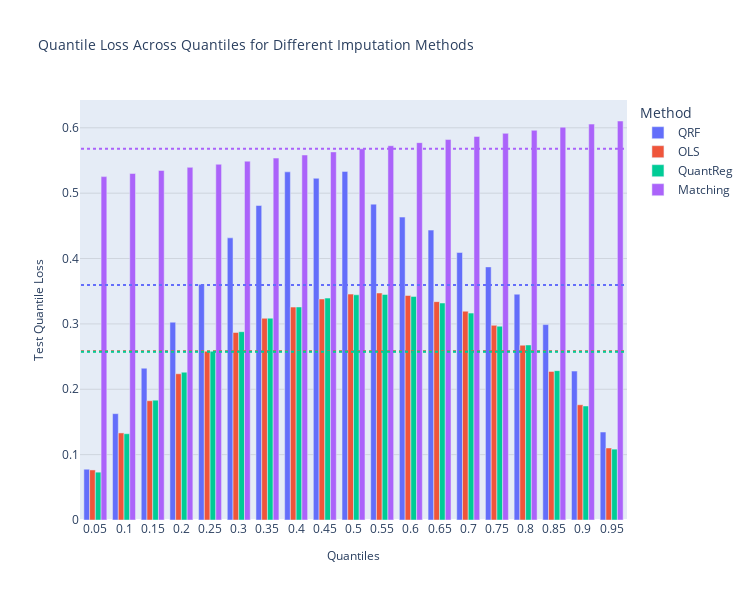

Write notebook code for a chart like this one.
### Markdown cell above
## Visualizing method comparison

Visualize how different methods perform across quantiles provides insight into which methods are most appropriate for different parts of the distribution.

### Code cell
# Extract the quantiles used in the evaluation
quantiles = [q for q in method_results_df.columns if isinstance(q, float)]

# Generate a visualization comparing methods across quantiles
fig = plot_autoimpute_method_comparison(
    method_results_df=method_results_df,
    quantiles=quantiles,
    metric_name="Quantile Loss"
)
fig.show()

### Figure 1 — Plotly figure (JSON) as saved in the notebook; plotly's stock layout.template omitted (floating-point values rounded to 4 significant figures)
{"data": [{"alignmentgroup": "True", "hovertemplate": "Method=QRF<br>Quantiles=%{x}<br>Test Quantile Loss=%{y}<extra></extra>", "legendgroup": "QRF", "marker": {"color": "#636efa", "pattern": {"shape": ""}}, "name": "QRF", "offsetgroup": "QRF", "orientation": "v", "showlegend": true, "textposition": "auto", "type": "bar", "x": ["0.05", "0.1", "0.15", "0.2", "0.25", "0.3", "0.35", "0.4", "0.45", "0.5", "0.55", "0.6", "0.65", "0.7", "0.75", "0.8", "0.85", "0.9", "0.95"], "xaxis": "x", "y": [0.07769, 0.1627, 0.2322, 0.3026, 0.3606, 0.4317, 0.4812, 0.5326, 0.5228, 0.5333, 0.4832, 0.4634, 0.4435, 0.4092, 0.3872, 0.3455, 0.2989, 0.2278, 0.1346], "yaxis": "y"}, {"alignmentgroup": "True", "hovertemplate": "Method=OLS<br>Quantiles=%{x}<br>Test Quantile Loss=%{y}<extra></extra>", "legendgroup": "OLS", "marker": {"color": "#EF553B", "pattern": {"shape": ""}}, "name": "OLS", "offsetgroup": "OLS", "orientation": "v", "showlegend": true, "textposition": "auto", "type": "bar", "x": ["0.05", "0.1", "0.15", "0.2", "0.25", "0.3", "0.35", "0.4", "0.45", "0.5", "0.55", "0.6", "0.65", "0.7", "0.75", "0.8", "0.85", "0.9", "0.95"], "xaxis": "x", "y": [0.07657, 0.1332, 0.1825, 0.2237, 0.2581, 0.2869, 0.3086, 0.3257, 0.3381, 0.3456, 0.3473, 0.3435, 0.3341, 0.3195, 0.2979, 0.2674, 0.2273, 0.1763, 0.1102], "yaxis": "y"}, {"alignmentgroup": "True", "hovertemplate": "Method=QuantReg<br>Quantiles=%{x}<br>Test Quantile Loss=%{y}<extra></extra>", "legendgroup": "QuantReg", "marker": {"color": "#00cc96", "pattern": {"shape": ""}}, "name": "QuantReg", "offsetgroup": "QuantReg", "orientation": "v", "showlegend": true, "textposition": "auto", "type": "bar", "x": ["0.05", "0.1", "0.15", "0.2", "0.25", "0.3", "0.35", "0.4", "0.45", "0.5", "0.55", "0.6", "0.65", "0.7", "0.75", "0.8", "0.85", "0.9", "0.95"], "xaxis": "x", "y": [0.07318, 0.132, 0.1833, 0.2262, 0.2581, 0.2881, 0.3088, 0.3259, 0.3395, 0.3445, 0.3451, 0.3421, 0.332, 0.3165, 0.2965, 0.2678, 0.2285, 0.1744, 0.1084], "yaxis": "y"}, {"alignmentgroup": "True", "hovertemplate": "Method=Matching<br>Quantiles=%{x}<br>Test Quantile Loss=%{y}<extra></extra>", "legendgroup": "Matching", "marker": {"color": "#ab63fa", "pattern": {"shape": ""}}, "name": "Matching", "offsetgroup": "Matching", "orientation": "v", "showlegend": true, "textposition": "auto", "type": "bar", "x": ["0.05", "0.1", "0.15", "0.2", "0.25", "0.3", "0.35", "0.4", "0.45", "0.5", "0.55", "0.6", "0.65", "0.7", "0.75", "0.8", "0.85", "0.9", "0.95"], "xaxis": "x", "y": [0.5253, 0.5301, 0.5348, 0.5395, 0.5442, 0.549, 0.5537, 0.5584, 0.5631, 0.5679, 0.5726, 0.5773, 0.5821, 0.5868, 0.5915, 0.5962, 0.601, 0.6057, 0.6104], "yaxis": "y"}], "layout": {"barmode": "group", "height": 600, "legend": {"title": {"text": "Method"}, "tracegroupgap": 0}, "shapes": [{"line": {"color": "#636EFA", "dash": "dot", "width": 2}, "name": "QRF Mean", "type": "line", "x0": -0.5, "x1": 18.5, "y0": 0.3595, "y1": 0.3595}, {"line": {"color": "#EF553B", "dash": "dot", "width": 2}, "name": "OLS Mean", "type": "line", "x0": -0.5, "x1": 18.5, "y0": 0.258, "y1": 0.258}, {"line": {"color": "#00CC96", "dash": "dot", "width": 2}, "name": "QuantReg Mean", "type": "line", "x0": -0.5, "x1": 18.5, "y0": 0.2574, "y1": 0.2574}, {"line": {"color": "#AB63FA", "dash": "dot", "width": 2}, "name": "Matching Mean", "type": "line", "x0": -0.5, "x1": 18.5, "y0": 0.5679, "y1": 0.5679}], "title": {"font": {"size": 14}, "text": "Quantile Loss Across Quantiles for Different Imputation Methods"}, "width": 750, "xaxis": {"anchor": "y", "domain": [0, 1], "title": {"font": {"size": 12}, "text": "Quantiles"}}, "yaxis": {"anchor": "x", "domain": [0, 1], "gridcolor": "rgba(0,0,0,0.1)", "gridwidth": 1, "showgrid": true, "title": {"font": {"size": 12}, "text": "Test Quantile Loss"}}}}
